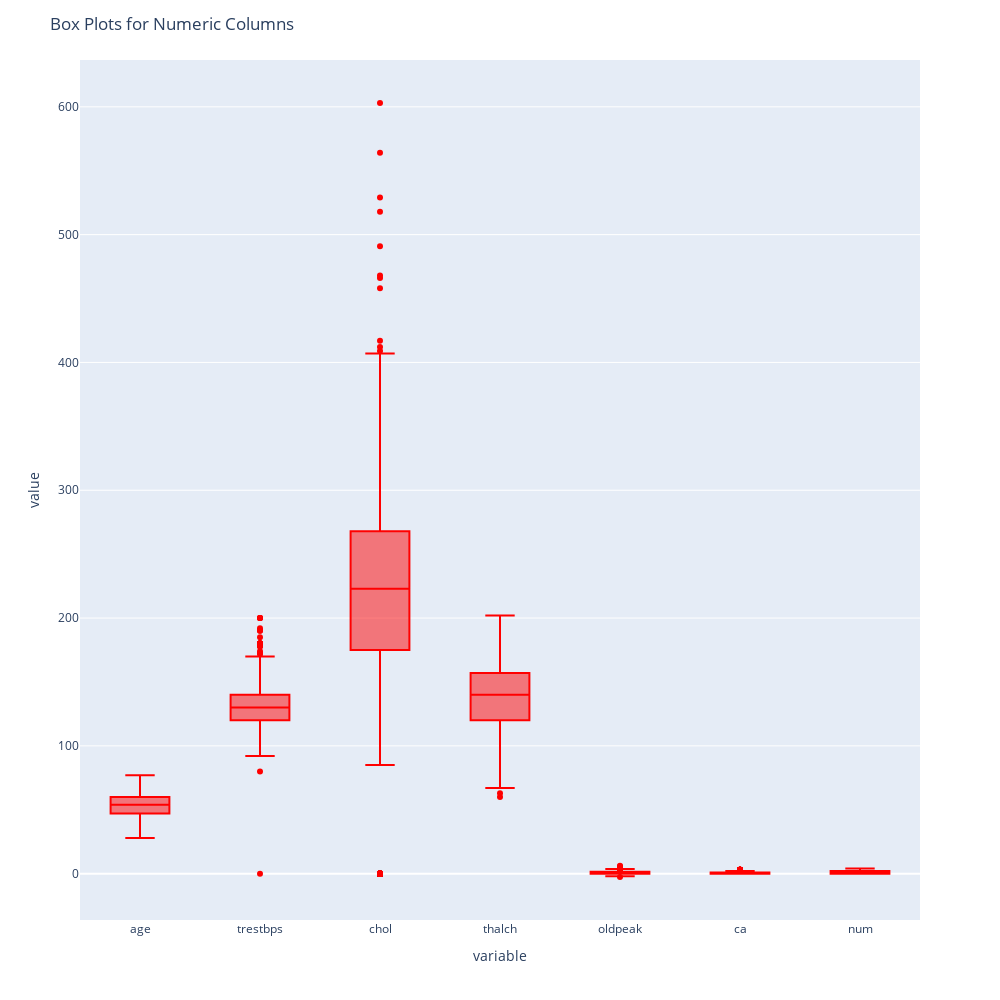

Notebook source saved alongside this figure:
### Code cell
# Interactive Box plots for Numeric Columns 

fig = px.box(df, y = numerical_columns, color_discrete_sequence=colors)
fig.update_layout(title = "Box Plots for Numeric Columns", height = 1000, width = 1000)
fig.show()

### Figure 1 — Plotly figure (JSON) as saved in the notebook; plotly's stock layout.template omitted (floating-point values rounded to 4 significant figures; data arrays with more than 128 entries replaced by an {"elided": "..."} marker saying what was removed)
{"data": [{"alignmentgroup": "True", "hovertemplate": "variable=%{x}<br>value=%{y}<extra></extra>", "legendgroup": "", "marker": {"color": "red"}, "name": "", "notched": false, "offsetgroup": "", "orientation": "v", "showlegend": false, "type": "box", "x": {"elided": "6440 str values"}, "x0": " ", "xaxis": "x", "y": {"elided": "6440 float values"}, "y0": " ", "yaxis": "y"}], "layout": {"boxmode": "group", "height": 1000, "legend": {"tracegroupgap": 0}, "margin": {"t": 60}, "title": {"text": "Box Plots for Numeric Columns"}, "width": 1000, "xaxis": {"anchor": "y", "domain": [0, 1], "title": {"text": "variable"}}, "yaxis": {"anchor": "x", "domain": [0, 1], "title": {"text": "value"}}}}
